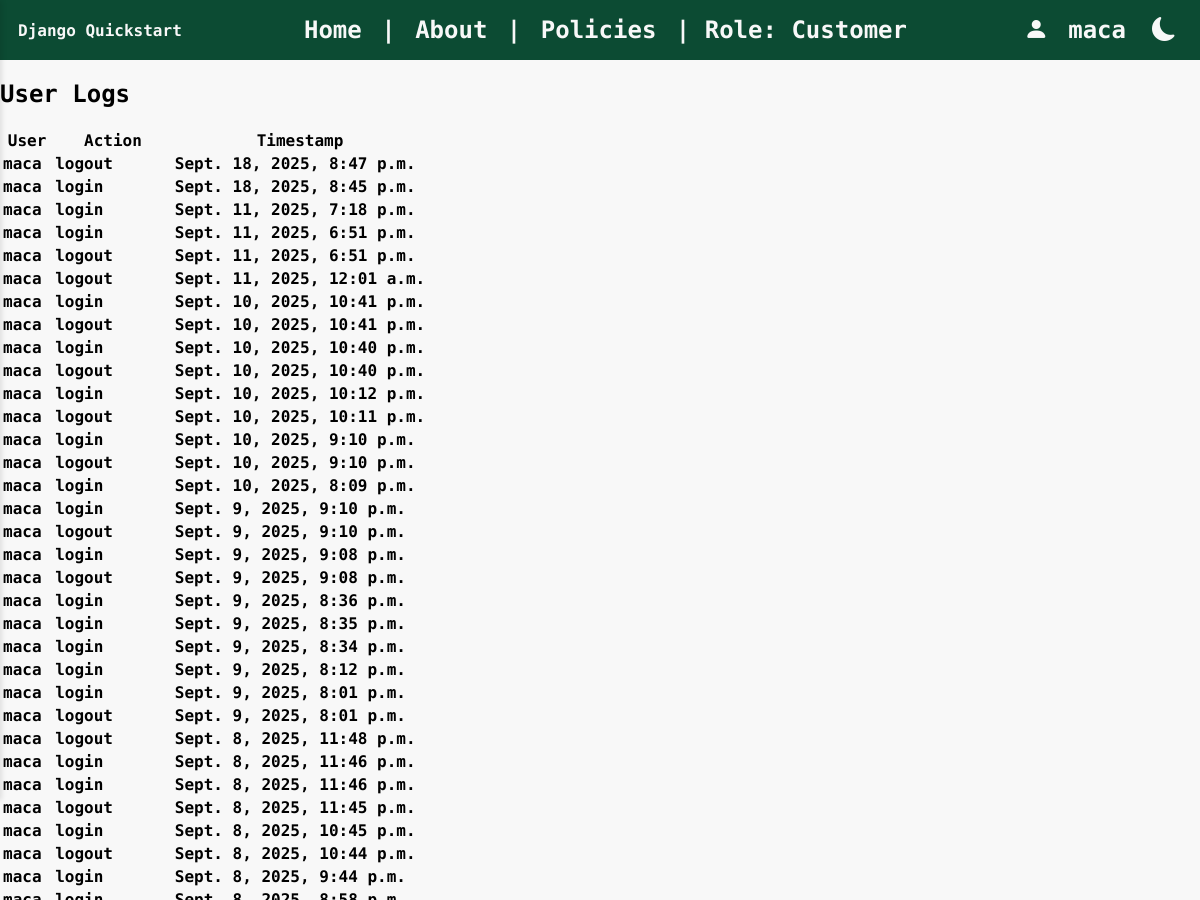
Before: /user_logs (signed in, upper part) with the older database file.
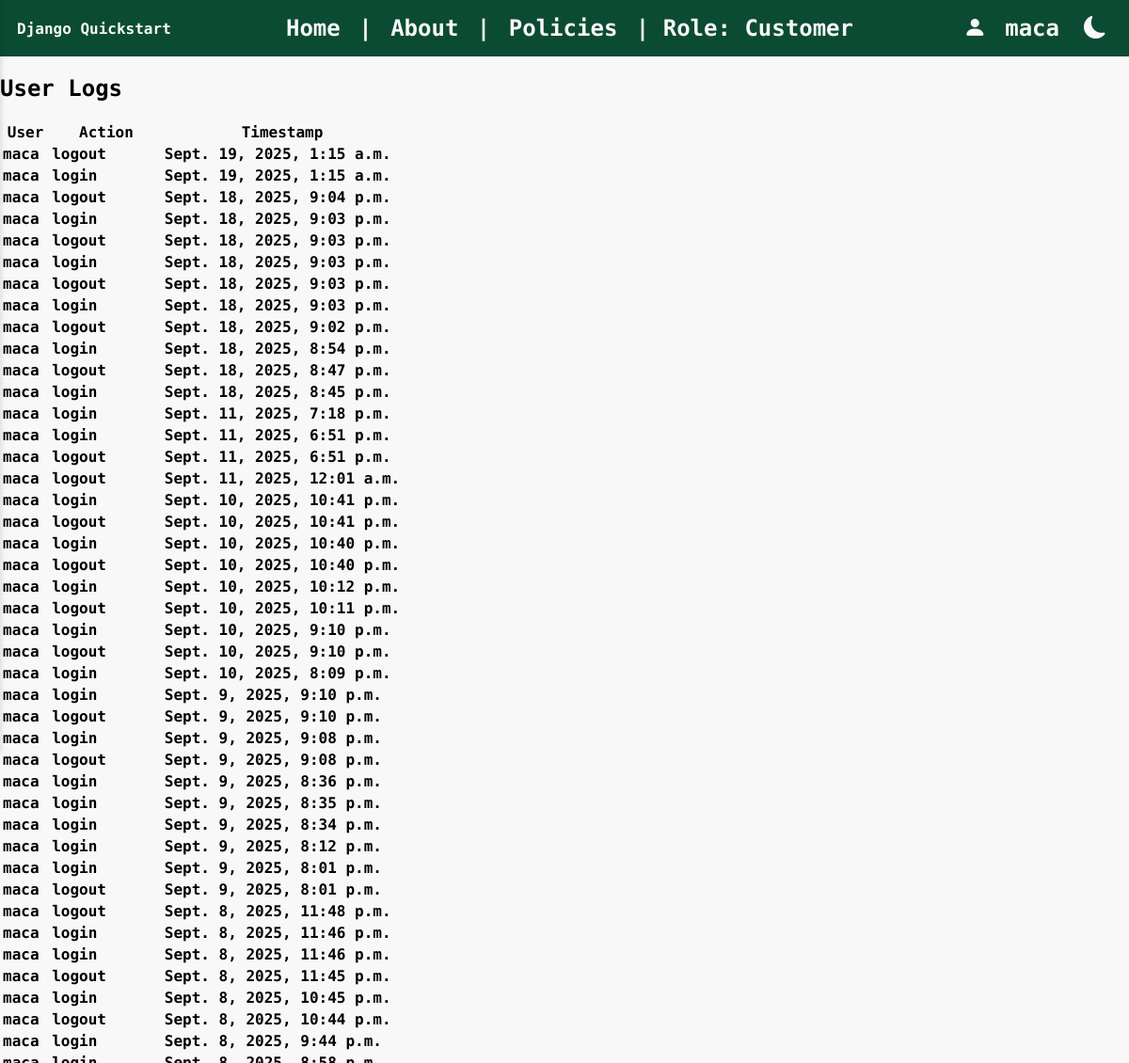
After: the same page with the newer database file.
### rest/models.py (models this page shows, shortened)
class UserLog(models.Model):
    EVENT_CHOICES = [
        ('login', 'Login'),
        ('logout', 'Logout'),
        ('login_failed', 'Login Failed'),
        ('password_change', 'Password Change'),
    ]
    user = models.ForeignKey(User, on_delete=models.CASCADE, null=True, blank=True)
    username = models.CharField(max_length=150)
    event_type = models.CharField(max_length=20, choices=EVENT_CHOICES)
    ip_address = models.GenericIPAddressField(null=True, blank=True)
    timestamp = models.DateTimeField(auto_now_add=True)
    details = models.TextField(blank=True)

### rest/views.py (the view)
# urls.py: path('user_logs', views.user_logs, name='user_logs'),
@login_required
def user_logs(request):
    logs = UserLog.objects.filter().order_by('-timestamp')
    return render(request, 'user_logs.html', {
        'logs': logs
    })

### json_app/context_processors.py (called while the page is built)
def dark_mode_context(request):
    return {'dark_mode': request.session.get('dark_mode', False)}

### json_app/templatetags/dark_mode_tags.py (called while the page is built)
@register.inclusion_tag('json_app/_dark_mode_button.html', takes_context=True)
def dark_mode_button(context):
    return {
        'dark_mode': context.get('dark_mode', False)
    }

### rest/templates/user_logs.html (shortened to what this page needs)
{% extends "base.html" %}
{% block body %}
<h2>User Logs</h2>
<table>
    <thead>
        <tr>
            <th>User</th>
            <th>Action</th>
            <th>Timestamp</th>
        </tr>
    </thead>
    <tbody>
        {% for log in logs %}
        <tr>
            <td>{{ log.user.username }}</td>
            <td>{{ log.event_type }}</td>
            <td>{{ log.timestamp }}</td>
        </tr>
        {% empty %}
        <tr>
            <td colspan="3">No logs available.</td>
        </tr>
        {% endfor %}
    </tbody>
</table>
{% endblock %}

### rest/templates/base.html (shortened to what this page needs)
{% load static %}
{% load dark_mode_tags %}
<!DOCTYPE html>
<html lang="en"{% if dark_mode %} data-theme="dark"{% endif %}>
    <head>
        <link rel="stylesheet" href="https://cdn.jsdelivr.net/npm/bootstrap-icons@1.13.1/font/bootstrap-icons.min.css">
        <link rel="stylesheet" href="{% static 'css/style.css' %}">
        <link rel="stylesheet" href="{% static 'css/sidebar.css' %}">
        <link rel="stylesheet" href="{% static 'css/dark_mode.css' %}">
    </head>
    <body>
        {% if user.is_authenticated %}
        <nav class="navbar">
            <div class="navbar-left">Django Quickstart</div>
            <div class="navbar-center">
                <a href="{% url 'home_rest_basic' %}">Home</a> |
                <a href="/pages/about/">About</a> |
                <a href="/pages/policies/">Policies</a> |
                <span>Role: {% if user.groups.all.0.name == 'Admins' %}Administrator{% elif user.groups.all.0.name == 'Customers' %}Customer{% else %}No role assigned{% endif %}</span>
            </div>
            <div class="navbar-right">
                <i class="bi bi-person-fill"></i>
                <div class="user-dropdown">
                    <span>{{ user.username }}</span>
                </div>
                <span>{% dark_mode_button %}</span>
            </div>
        </nav>
        {% endif %}
        <div class="content-wrapper">
            {% block body %}{% endblock %}
        </div>
    </body>
</html>

### json_app/templates/json_app/_dark_mode_button.html (shortened to what this page needs)
<button id="darkModeToggle"
        class="dark-mode-toggle"
        type="button"
        onclick="toggleDarkMode()"
        aria-pressed="{% if dark_mode %}true{% else %}false{% endif %}"
        aria-label="Toggle dark mode"
        title="{% if dark_mode %}Switch to light mode{% else %}Switch to dark mode{% endif %}">
</button>

### static/css/style.css (style rules this page uses)
:root { --dark-color: #181D27; --white-color: #F8F8F8; --green-body: #44B78B; --padding: 10px; --font-: 'Jersey 10', sans-serif; --font-small: "Kode Mono", monospace; }
body { font-family: var(--font-small); margin: 0px; font-weight: bolder; }
.navbar { display: flex; align-items: center; justify-content: space-between; padding: 0.5% 1.5%; }
.navbar-left { font-weight: bolder; font-size: 1em; }
.navbar-center { font-size: 1.5em; flex: 1; text-align: center; }
.navbar-center a { text-decoration: none; margin: 0 5px; }
.navbar-right { display: flex; font-size: 1.5em; align-items: center; gap: 10px; }
.user-dropdown { position: relative; display: inline-block; color: var(--white-color); padding: 10px; cursor: pointer; }

### static/css/dark_mode.css (style rules this page uses)
:root { --back-color: #F8F8F8; --text-color: #181D27; --dark-color: #222937; --green-dark: #0C4B33; --grey: #3a3a3a; }
body { background-color: var(--back-color); transition: background-color 0.3s ease, color 0.3s ease; }
.navbar, .nav-bar { color: #F8F8F8; background-color: var(--green-dark); }
.navbar a { color: #F8F8F8; }
.dark-mode-toggle { background: none; font-family: 'Jersey 10', sans-serif; border: none; color:#F8F8F8; font-size: 1em; cursor: pointer; }

Changed rows visible on the page:
added UserLog: user.username "maca", event_type "logout", timestamp "Sept. 19, 2025, 1:15 a.m."
added UserLog: user.username "maca", event_type "login", timestamp "Sept. 19, 2025, 1:15 a.m."
added UserLog: user.username "maca", event_type "logout", timestamp "Sept. 18, 2025, 9:04 p.m."
added UserLog: user.username "maca", event_type "login", timestamp "Sept. 18, 2025, 9:03 p.m."
added UserLog: user.username "maca", event_type "logout", timestamp "Sept. 18, 2025, 9:03 p.m."
added UserLog: user.username "maca", event_type "login", timestamp "Sept. 18, 2025, 9:03 p.m."
added UserLog: user.username "maca", event_type "logout", timestamp "Sept. 18, 2025, 9:03 p.m."
added UserLog: user.username "maca", event_type "login", timestamp "Sept. 18, 2025, 9:03 p.m."
added UserLog: user.username "maca", event_type "logout", timestamp "Sept. 18, 2025, 9:02 p.m."
added UserLog: user.username "maca", event_type "login", timestamp "Sept. 18, 2025, 8:54 p.m."
